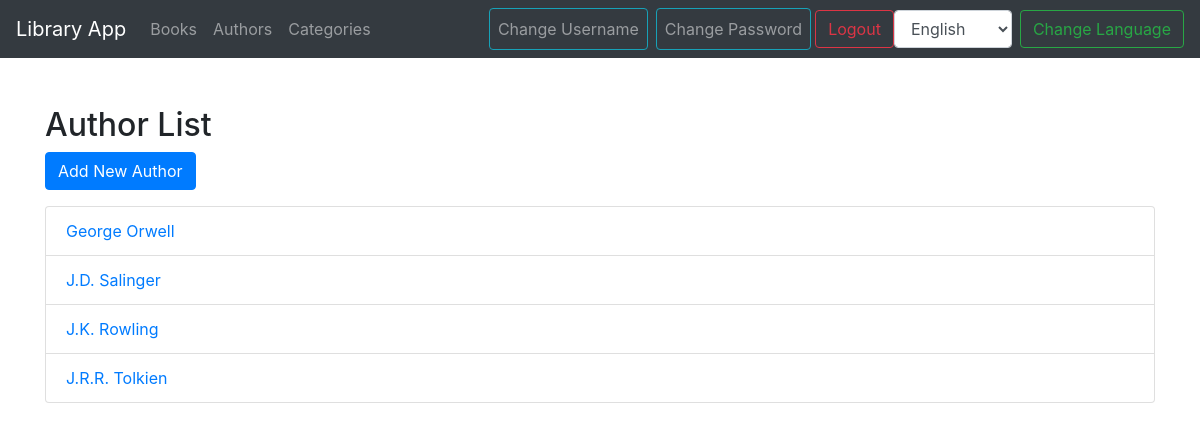
Page /authors/ (signed in) on the committed database.
### library_app/models.py (models this page shows, shortened)
class Author(models.Model):
    name = models.CharField(max_length=255)

### library_app/views.py (the view)
# urls.py: path('authors/', views.author_list, name='author_list'),
@login_required
def author_list(request):
    authors = Author.objects.all()
    return render(request, 'author_list.html', {'authors': authors})

### library_app/templates/author_list.html (shortened to what this page needs)
{% extends 'base.html' %}
{% load i18n %}
{% block content %}
<div class="container mt-5">
    <h2>{% trans "Author List"%}</h2>
    <a href="{% url 'author_create' %}" class="btn btn-primary mb-3">{% trans "Add New Author"%}</a>
    <ul class="list-group">
        {% for author in authors %}
        <li class="list-group-item">
            <a href="{% url 'author_detail' author.pk %}">{{ author.name }}</a>
        </li>
        {% endfor %}
    </ul>
</div>
{% endblock %}

### rows in the picture
Author: name "George Orwell"
Author: name "J.D. Salinger"
Author: name "J.K. Rowling"
Author: name "J.R.R. Tolkien"

### other values in the picture
form field language "English"
